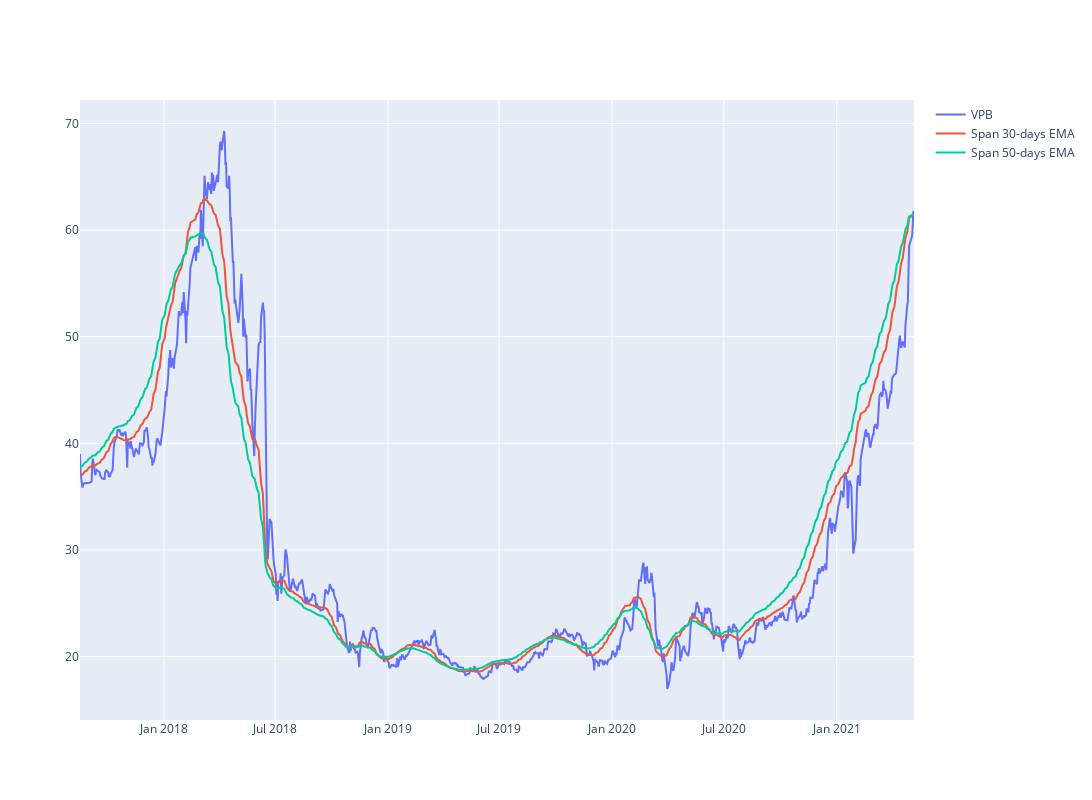

The notebook cell saved with this chart:
### Code cell
#plot linechart for stock price
short_rolling = df['<Close>'].rolling(window=30).mean()

ema_long = df['<Close>'].ewm(span=50, adjust=False).mean()
ema_short = df['<Close>'].ewm(span=30, adjust=False).mean()
line_price = df['<Close>']
fig = go.Figure()
#px.line(df_hpg, x='datetime', y='<Close>', labels={'x':'Date', 'y':'Price'})
fig.update_layout(  autosize=False,   width=1200,    height=800)
fig.add_trace(go.Scatter(x=df.datetime, y=line_price, 
                        mode='lines', name=stock))

fig.add_trace(go.Scatter(x=df.datetime, y=ema_short, 
                        mode='lines', name='Span 30-days EMA'))

fig.add_trace(go.Scatter(x=df.datetime, y=ema_long, 
                        mode='lines', name='Span 50-days EMA'))

### Figure 1 — Plotly figure (JSON) as saved in the notebook; plotly's stock layout.template omitted (floating-point values rounded to 4 significant figures; data arrays with more than 128 entries replaced by an {"elided": "..."} marker saying what was removed)
{"data": [{"mode": "lines", "name": "VPB", "type": "scatter", "x": {"elided": "928 str values"}, "y": {"elided": "928 float values"}}, {"mode": "lines", "name": "Span 30-days EMA", "type": "scatter", "x": {"elided": "928 str values"}, "y": {"elided": "928 float values"}}, {"mode": "lines", "name": "Span 50-days EMA", "type": "scatter", "x": {"elided": "928 str values"}, "y": {"elided": "928 float values"}}], "layout": {"autosize": false, "height": 800, "width": 1200}}
